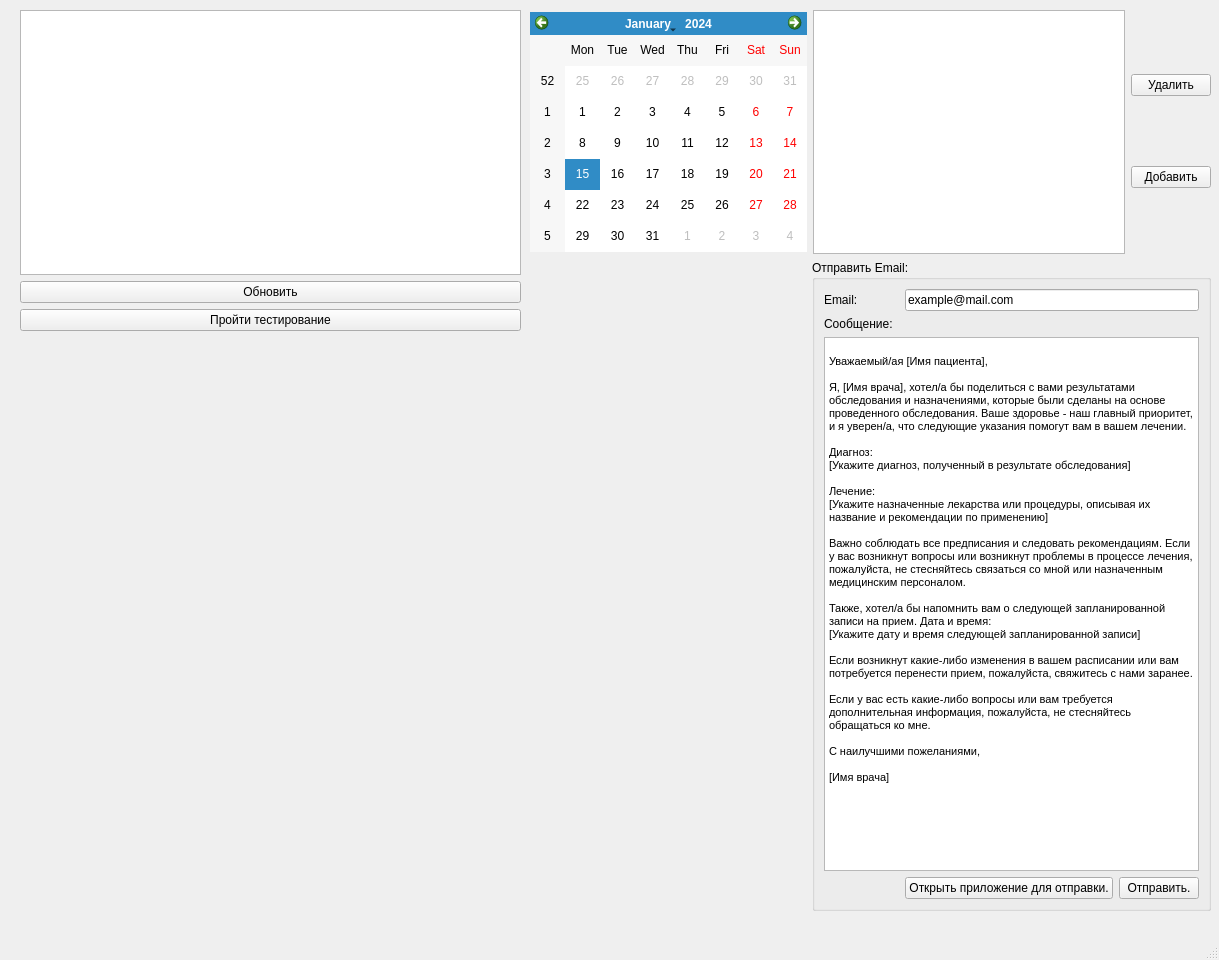
<?xml version="1.0" encoding="UTF-8"?>
<ui version="4.0">
 <class>MainWindow</class>
 <widget class="QMainWindow" name="MainWindow">
  <property name="geometry">
   <rect>
    <x>0</x>
    <y>0</y>
    <width>1219</width>
    <height>960</height>
   </rect>
  </property>
  <property name="minimumSize">
   <size>
    <width>1219</width>
    <height>960</height>
   </size>
  </property>
  <property name="maximumSize">
   <size>
    <width>1219</width>
    <height>960</height>
   </size>
  </property>
  <property name="windowTitle">
   <string>MainWindow</string>
  </property>
  <widget class="QWidget" name="centralwidget">
   <widget class="QWidget" name="layoutWidget">
    <property name="geometry">
     <rect>
      <x>530</x>
      <y>10</y>
      <width>681</width>
      <height>901</height>
     </rect>
    </property>
    <layout class="QVBoxLayout" name="verticalLayout_2">
     <item>
      <layout class="QHBoxLayout" name="horizontalLayout_2">
       <item>
        <widget class="QCalendarWidget" name="calendarWidget">
         <property name="maximumSize">
          <size>
           <width>277</width>
           <height>240</height>
          </size>
         </property>
        </widget>
       </item>
       <item>
        <widget class="QTableView" name="tablePerson">
         <property name="maximumSize">
          <size>
           <width>1000</width>
           <height>1000</height>
          </size>
         </property>
        </widget>
       </item>
       <item>
        <layout class="QVBoxLayout" name="verticalLayout">
         <item>
          <widget class="QPushButton" name="deleteButton">
           <property name="maximumSize">
            <size>
             <width>228</width>
             <height>16777215</height>
            </size>
           </property>
           <property name="text">
            <string>Удалить</string>
           </property>
          </widget>
         </item>
         <item>
          <widget class="QPushButton" name="addButton">
           <property name="maximumSize">
            <size>
             <width>228</width>
             <height>16777215</height>
            </size>
           </property>
           <property name="text">
            <string>Добавить</string>
           </property>
          </widget>
         </item>
        </layout>
       </item>
      </layout>
     </item>
     <item alignment="Qt::AlignRight">
      <widget class="QGroupBox" name="groupBox">
       <property name="minimumSize">
        <size>
         <width>399</width>
         <height>651</height>
        </size>
       </property>
       <property name="maximumSize">
        <size>
         <width>399</width>
         <height>651</height>
        </size>
       </property>
       <property name="title">
        <string>Отправить Email:</string>
       </property>
       <layout class="QHBoxLayout" name="horizontalLayout">
        <item>
         <layout class="QGridLayout" name="gridLayout">
          <item row="0" column="0">
           <widget class="QLabel" name="labelEmail">
            <property name="maximumSize">
             <size>
              <width>16777215</width>
              <height>21</height>
             </size>
            </property>
            <property name="text">
             <string>Email:</string>
            </property>
           </widget>
          </item>
          <item row="2" column="0" colspan="3">
           <widget class="QTextEdit" name="textEmail">
            <property name="html">
             <string>&lt;!DOCTYPE HTML PUBLIC &quot;-//W3C//DTD HTML 4.0//EN&quot; &quot;http://www.w3.org/TR/REC-html40/strict.dtd&quot;&gt;
&lt;html&gt;&lt;head&gt;&lt;meta name=&quot;qrichtext&quot; content=&quot;1&quot; /&gt;&lt;style type=&quot;text/css&quot;&gt;
p, li { white-space: pre-wrap; }
&lt;/style&gt;&lt;/head&gt;&lt;body style=&quot; font-family:'MS Shell Dlg 2'; font-size:8.25pt; font-weight:400; font-style:normal;&quot;&gt;
&lt;p style=&quot;-qt-paragraph-type:empty; margin-top:0px; margin-bottom:0px; margin-left:0px; margin-right:0px; -qt-block-indent:0; text-indent:0px;&quot;&gt;&lt;br /&gt;&lt;/p&gt;
&lt;p style=&quot; margin-top:0px; margin-bottom:0px; margin-left:0px; margin-right:0px; -qt-block-indent:0; text-indent:0px;&quot;&gt;Уважаемый/ая [Имя пациента],&lt;/p&gt;
&lt;p style=&quot;-qt-paragraph-type:empty; margin-top:0px; margin-bottom:0px; margin-left:0px; margin-right:0px; -qt-block-indent:0; text-indent:0px;&quot;&gt;&lt;br /&gt;&lt;/p&gt;
&lt;p style=&quot; margin-top:0px; margin-bottom:0px; margin-left:0px; margin-right:0px; -qt-block-indent:0; text-indent:0px;&quot;&gt;Я, [Имя врача], хотел/а бы поделиться с вами результатами обследования и назначениями, которые были сделаны на основе проведенного обследования. Ваше здоровье - наш главный приоритет, и я уверен/а, что следующие указания помогут вам в вашем лечении.&lt;/p&gt;
&lt;p style=&quot;-qt-paragraph-type:empty; margin-top:0px; margin-bottom:0px; margin-left:0px; margin-right:0px; -qt-block-indent:0; text-indent:0px;&quot;&gt;&lt;br /&gt;&lt;/p&gt;
&lt;p style=&quot; margin-top:0px; margin-bottom:0px; margin-left:0px; margin-right:0px; -qt-block-indent:0; text-indent:0px;&quot;&gt;Диагноз:&lt;/p&gt;
&lt;p style=&quot; margin-top:0px; margin-bottom:0px; margin-left:0px; margin-right:0px; -qt-block-indent:0; text-indent:0px;&quot;&gt;[Укажите диагноз, полученный в результате обследования]&lt;/p&gt;
&lt;p style=&quot;-qt-paragraph-type:empty; margin-top:0px; margin-bottom:0px; margin-left:0px; margin-right:0px; -qt-block-indent:0; text-indent:0px;&quot;&gt;&lt;br /&gt;&lt;/p&gt;
&lt;p style=&quot; margin-top:0px; margin-bottom:0px; margin-left:0px; margin-right:0px; -qt-block-indent:0; text-indent:0px;&quot;&gt;Лечение:&lt;/p&gt;
&lt;p style=&quot; margin-top:0px; margin-bottom:0px; margin-left:0px; margin-right:0px; -qt-block-indent:0; text-indent:0px;&quot;&gt;[Укажите назначенные лекарства или процедуры, описывая их название и рекомендации по применению]&lt;/p&gt;
&lt;p style=&quot;-qt-paragraph-type:empty; margin-top:0px; margin-bottom:0px; margin-left:0px; margin-right:0px; -qt-block-indent:0; text-indent:0px;&quot;&gt;&lt;br /&gt;&lt;/p&gt;
&lt;p style=&quot; margin-top:0px; margin-bottom:0px; margin-left:0px; margin-right:0px; -qt-block-indent:0; text-indent:0px;&quot;&gt;Важно соблюдать все предписания и следовать рекомендациям. Если у вас возникнут вопросы или возникнут проблемы в процессе лечения, пожалуйста, не стесняйтесь связаться со мной или назначенным медицинским персоналом.&lt;/p&gt;
&lt;p style=&quot;-qt-paragraph-type:empty; margin-top:0px; margin-bottom:0px; margin-left:0px; margin-right:0px; -qt-block-indent:0; text-indent:0px;&quot;&gt;&lt;br /&gt;&lt;/p&gt;
&lt;p style=&quot; margin-top:0px; margin-bottom:0px; margin-left:0px; margin-right:0px; -qt-block-indent:0; text-indent:0px;&quot;&gt;Также, хотел/а бы напомнить вам о следующей запланированной записи на прием. Дата и время:&lt;/p&gt;
&lt;p style=&quot; margin-top:0px; margin-bottom:0px; margin-left:0px; margin-right:0px; -qt-block-indent:0; text-indent:0px;&quot;&gt;[Укажите дату и время следующей запланированной записи]&lt;/p&gt;
&lt;p style=&quot;-qt-paragraph-type:empty; margin-top:0px; margin-bottom:0px; margin-left:0px; margin-right:0px; -qt-block-indent:0; text-indent:0px;&quot;&gt;&lt;br /&gt;&lt;/p&gt;
&lt;p style=&quot; margin-top:0px; margin-bottom:0px; margin-left:0px; margin-right:0px; -qt-block-indent:0; text-indent:0px;&quot;&gt;Если возникнут какие-либо изменения в вашем расписании или вам потребуется перенести прием, пожалуйста, свяжитесь с нами заранее.&lt;/p&gt;
&lt;p style=&quot;-qt-paragraph-type:empty; margin-top:0px; margin-bottom:0px; margin-left:0px; margin-right:0px; -qt-block-indent:0; text-indent:0px;&quot;&gt;&lt;br /&gt;&lt;/p&gt;
&lt;p style=&quot; margin-top:0px; margin-bottom:0px; margin-left:0px; margin-right:0px; -qt-block-indent:0; text-indent:0px;&quot;&gt;Если у вас есть какие-либо вопросы или вам требуется дополнительная информация, пожалуйста, не стесняйтесь обращаться ко мне.&lt;/p&gt;
&lt;p style=&quot;-qt-paragraph-type:empty; margin-top:0px; margin-bottom:0px; margin-left:0px; margin-right:0px; -qt-block-indent:0; text-indent:0px;&quot;&gt;&lt;br /&gt;&lt;/p&gt;
&lt;p style=&quot; margin-top:0px; margin-bottom:0px; margin-left:0px; margin-right:0px; -qt-block-indent:0; text-indent:0px;&quot;&gt;С наилучшими пожеланиями,&lt;/p&gt;
&lt;p style=&quot;-qt-paragraph-type:empty; margin-top:0px; margin-bottom:0px; margin-left:0px; margin-right:0px; -qt-block-indent:0; text-indent:0px;&quot;&gt;&lt;br /&gt;&lt;/p&gt;
&lt;p style=&quot; margin-top:0px; margin-bottom:0px; margin-left:0px; margin-right:0px; -qt-block-indent:0; text-indent:0px;&quot;&gt;[Имя врача]&lt;/p&gt;&lt;/body&gt;&lt;/html&gt;</string>
            </property>
           </widget>
          </item>
          <item row="0" column="1" colspan="2">
           <widget class="QLineEdit" name="textEmailAdress">
            <property name="text">
             <string>example@mail.com</string>
            </property>
           </widget>
          </item>
          <item row="1" column="0" colspan="2">
           <widget class="QLabel" name="labelSMS">
            <property name="text">
             <string>Сообщение:</string>
            </property>
           </widget>
          </item>
          <item row="3" column="1">
           <widget class="QPushButton" name="pushButtonOpen">
            <property name="text">
             <string>Открыть приложение для отправки.</string>
            </property>
           </widget>
          </item>
          <item row="3" column="2">
           <widget class="QPushButton" name="pushEmail">
            <property name="text">
             <string>Отправить.</string>
            </property>
           </widget>
          </item>
         </layout>
        </item>
       </layout>
      </widget>
     </item>
    </layout>
   </widget>
   <widget class="QWidget" name="layoutWidget">
    <property name="geometry">
     <rect>
      <x>20</x>
      <y>10</y>
      <width>501</width>
      <height>321</height>
     </rect>
    </property>
    <layout class="QVBoxLayout" name="layoutDiagnoz">
     <item>
      <widget class="QTableWidget" name="tableWidgetDiagnoz">
       <property name="maximumSize">
        <size>
         <width>1000</width>
         <height>265</height>
        </size>
       </property>
      </widget>
     </item>
     <item>
      <widget class="QPushButton" name="pushButtonF5">
       <property name="text">
        <string>Обновить</string>
       </property>
      </widget>
     </item>
     <item>
      <widget class="QPushButton" name="pushButton">
       <property name="text">
        <string>Пройти тестирование</string>
       </property>
      </widget>
     </item>
    </layout>
   </widget>
   <widget class="QWidget" name="horizontalLayoutWidget">
    <property name="geometry">
     <rect>
      <x>10</x>
      <y>330</y>
      <width>801</width>
      <height>591</height>
     </rect>
    </property>
    <layout class="QHBoxLayout" name="layoutGraphic"/>
   </widget>
   <widget class="QLabel" name="PixLabel">
    <property name="geometry">
     <rect>
      <x>530</x>
      <y>250</y>
      <width>271</width>
      <height>91</height>
     </rect>
    </property>
    <property name="text">
     <string/>
    </property>
   </widget>
  </widget>
  <widget class="QMenuBar" name="menubar">
   <property name="geometry">
    <rect>
     <x>0</x>
     <y>0</y>
     <width>1219</width>
     <height>21</height>
    </rect>
   </property>
  </widget>
  <widget class="QStatusBar" name="statusbar"/>
 </widget>
 <resources/>
 <connections/>
</ui>
